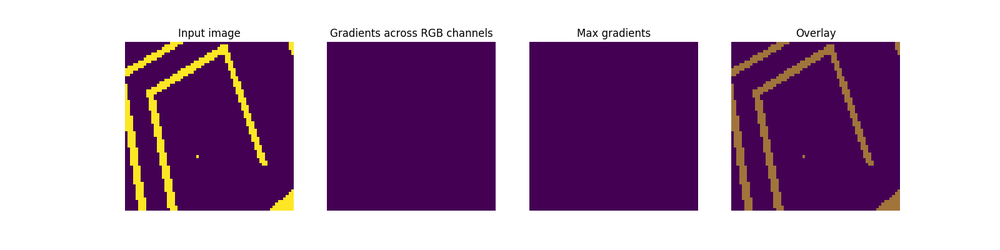
#> input picture name.png, 1000 x 250 px, shrunk from 1600 x 400 before the run
$ python -i laplacian-transform.py   (imports and definitions only)   (older library calls are emulated)
#> lines starting #> are read from the running program, lines starting #| are printed output that depends on the picture
import cv2
import numpy as np
from matplotlib import pyplot as plt


def plot_transform(image):
#> called with image = '../name.png'
    img = cv2.imread(image, 0)
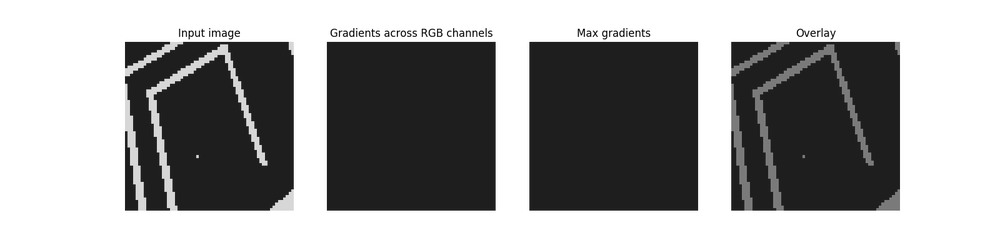
#> img: shape (250, 1000); min 0, max 255, mean 156.1

    laplacian = cv2.Laplacian(img, cv2.CV_64F, ksize=5)
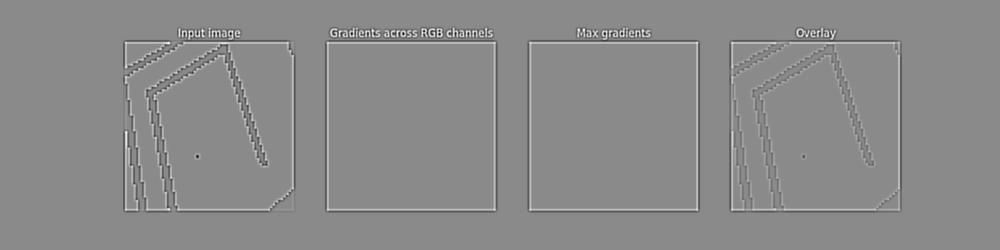
#> laplacian: shape (250, 1000) float64; min -10428, max 8742, mean 0; drawn with min black and max white
    sobelx = cv2.Sobel(img, cv2.CV_64F, 1, 0, ksize=5)
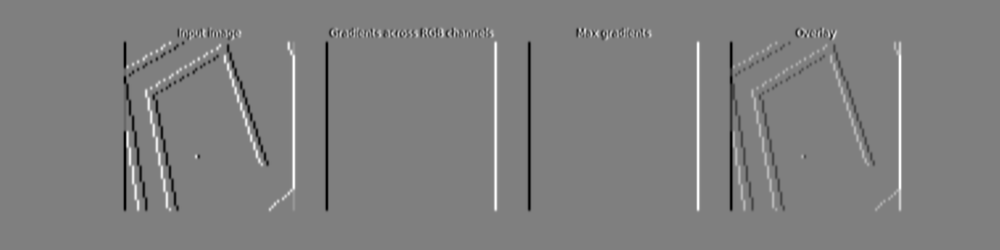
#> sobelx: shape (250, 1000) float64; min -10850, max 10848, mean 0; drawn with min black and max white
    sobely = cv2.Sobel(img, cv2.CV_64F, 0, 1, ksize=5)
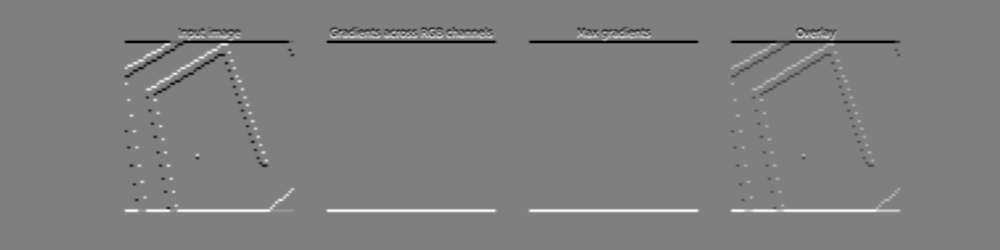
#> sobely: shape (250, 1000) float64; min -10882, max 10854, mean 0; drawn with min black and max white

    plt.subplot(2, 2, 1), plt.imshow(img, cmap='binary')
    plt.title('Original'), plt.xticks([]), plt.yticks([])
    plt.subplot(2, 2, 2), plt.imshow(laplacian, cmap='binary')
    plt.title('Laplacian'), plt.xticks([]), plt.yticks([])
    plt.subplot(2, 2, 3), plt.imshow(sobelx, cmap='binary')
    plt.title('Sobel X'), plt.xticks([]), plt.yticks([])
    plt.subplot(2, 2, 4), plt.imshow(sobely, cmap='binary')
    plt.title('Sobel Y'), plt.xticks([]), plt.yticks([])

    plt.show()


# [4 lines not run here, left out]

>>> result = plot_transform('../name.png')
